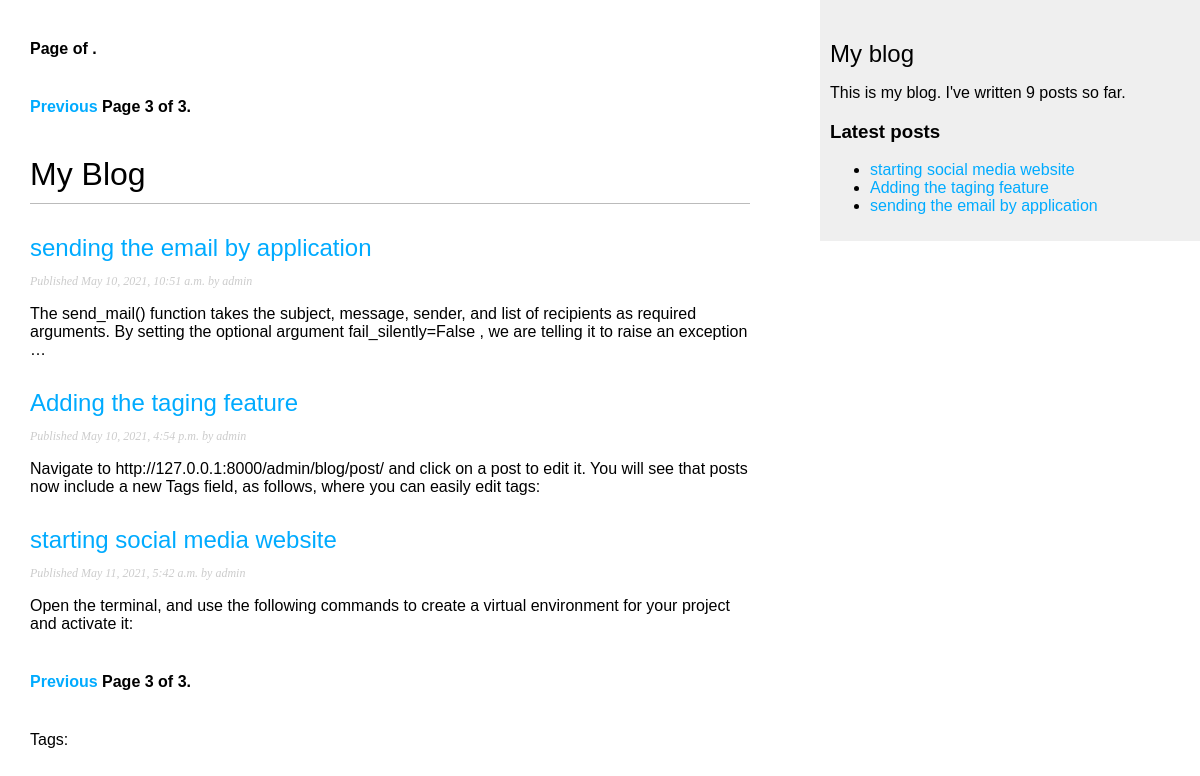
Page /blog/?page=3 on the committed database.
### blog/models.py (models this page shows)
class Post(models.Model):
	STATUS_CHOICES = (
	('draft', 'Draft'),
	('published', 'Published'),
	)
	title = models.CharField(max_length=250)
	slug = models.SlugField(max_length=250,
	unique_for_date='publish')
	author = models.ForeignKey(User,
	on_delete=models.CASCADE,
	related_name='blog_posts')
	body = models.TextField()
	publish = models.DateTimeField(default=timezone.now)
	created = models.DateTimeField(auto_now_add=True)
	updated = models.DateTimeField(auto_now=True)
	status = models.CharField(max_length=10,
	choices=STATUS_CHOICES,
	default='draft')
	objects = models.Manager() # The default manager.
	published = PublishedManager() # Our custom manager.
	def get_absolute_url(self):
		return reverse('blog:post_detail',
		args=[self.publish.year,
		self.publish.month,
		self.publish.day,
		self.slug])
	tags = TaggableManager()

### blog/views.py (the view)
# urls.py: path('', views.post_list, name='post_list'),
def post_list(request,tag_slug=None):
	object_list = Post.published.all()
	tag = None
	if tag_slug:
		tag = get_object_or_404(Tag, slug=tag_slug)
		object_list = object_list.filter(tags__in=[tag])
	paginator = Paginator(object_list, 3) # 3 posts in each page
	page = request.GET.get('page')
	try:
		posts = paginator.page(page)
	except PageNotAnInteger:
		posts = paginator.page(1)
	except EmptyPage:
		posts = paginator.page(paginator.num_pages)
	return render(request,
	'blog/post/list.html',
	{'page': page,
	'posts': posts,
	'tag': tag})

### blog/models.py (called while the page is built)
	def get_queryset(self):
		return super(PublishedManager,
		self).get_queryset()\
		.filter(status='published')

### blog/templatetags/blog_tags.py (called while the page is built)
@register.simple_tag
def total_posts():
	return Post.published.count()

@register.inclusion_tag('blog/post/latest_posts.html')
def show_latest_posts(count=5):
	latest_posts = Post.published.order_by('-publish')[:count]
	return {'latest_posts': latest_posts}

### blog/templates/blog/post/list.html (shortened to what this page needs)
{% extends "blog/base.html" %}
{% block content %}
{% include "pagination.html" with page=page_obj %}
{% include "pagination.html" with page=posts %}
<h1>My Blog</h1>
{% for post in posts %}
<h2>
<a href="{{ post.get_absolute_url }}">
{{ post.title }}
</a>
</h2>
<p class="date">
Published {{ post.publish }} by {{ post.author }}
</p>
{{ post.body|truncatewords:30|linebreaks }}
{% endfor %}
{% include "pagination.html" with page=posts %}
<p class="tags">
Tags:
</p>
{% endblock %}

### blog/templates/blog/post/latest_posts.html
<ul>
{% for post in latest_posts %}
<li>
<a href="{{ post.get_absolute_url }}">{{ post.title }}</a>
</li>
{% endfor %}
</ul>

### blog/static/css/blog.css (style rules this page uses)
body { margin:0; padding:0; font-family:helvetica, sans-serif; }
a { color:#00abff; text-decoration:none; }
h1 { font-weight:normal; border-bottom:1px solid #bbb; padding:0 0 10px 0; }
h2 { font-weight:normal; margin:30px 0 0; }
p.date { color:#ccc; font-family: georgia, serif; font-size: 12px; font-style: italic; }

### rows in the picture
Post: title "sending the email by application", publish "May 10, 2021, 10:51 a.m.", author "admin", body "The send_mail() function takes the subject, message, sender, and list of recipients as required arguments. By setting the optional argument fail_silently=False , we are telling it to raise an exception …"
Post: title "Adding the taging feature", publish "May 10, 2021, 4:54 p.m.", author "admin", body "Navigate to http://127.0.0.1:8000/admin/blog/post/ and click on a post to edit it. You will see that posts now include a new Tags field, as follows, where you can easily edit tags:"
Post: title "starting social media website", publish "May 11, 2021, 5:42 a.m.", author "admin", body "Open the terminal, and use the following commands to create a virtual environment for your project and activate it:"

### other values in the picture
{{ page.number }} "3 3"
{{ page.paginator.num_pages }} "3 3"
